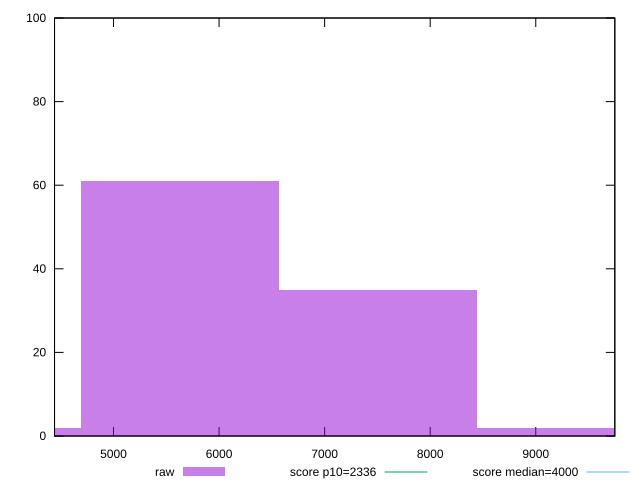

Generate this figure with gnuplot:
reset

$raw <<EOF
3751.4662116611476 2
5627.199317491722 61
7502.932423322295 35
9378.66552915287 2
EOF

set key outside below
set boxwidth 1875.7331058305738
set xrange [4441.460999999999:9748.921000000004]
set yrange [0:100]
set trange [0:100]
set style fill transparent solid 0.5 noborder

set parametric
set terminal svg size 640, 490 enhanced background rgb 'white'
set output "reports/report_00028_2021-02-24T12-49-42.674Z/first-meaningful-paint/samples/astro/raw/histogram.svg"

plot $raw title "raw" with boxes, \
     2336,t title "score p10=2336", \
     4000,t title "score median=4000"

reset
